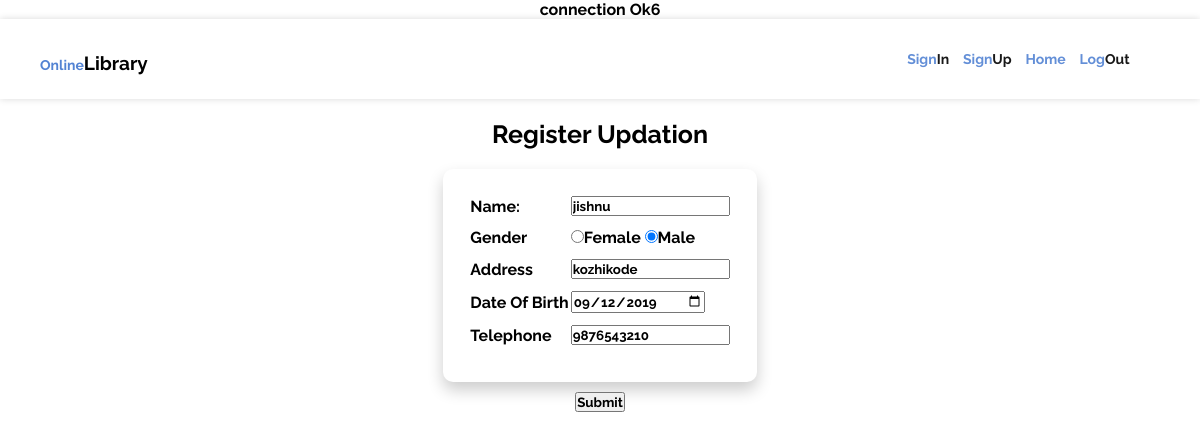
Page /student_update.php (signed in) on the committed database.
### tables this page shows
CREATE TABLE IF NOT EXISTS `student_details` (
  `id` int(11) NOT NULL AUTO_INCREMENT,
  `name` varchar(100) NOT NULL,
  `email` varchar(100) NOT NULL,
  `gender` varchar(10) NOT NULL,
  `address` varchar(100) NOT NULL,
  `password` varchar(100) NOT NULL,
  `telephone` bigint(20) NOT NULL,
  `dob` date NOT NULL,
  `status` varchar(100) NOT NULL DEFAULT 'Rejected',
  PRIMARY KEY (`id`),
  UNIQUE KEY `email` (`email`)
);

### student_update.php (the view, shortened to what this page needs)
<!DOCTYPE html>
<?php
require_once('connection.php');
  $id  = $_SESSION['id'];
echo $id;
  $sql = "SELECT * FROM student_details WHERE `id`='$id'";
  $res_t = mysqli_query($conn,$sql);
  $row = mysqli_fetch_array($res_t,MYSQLI_ASSOC);
  $rname =$row["name"];
  $rgender = $row['gender'];
  $raddress = $row['address'];
  $rdob = $row['dob'];
  $rtel = $row['telephone'];
  ?>
<html lang="en" dir="ltr">
  <head>
    <link rel="stylesheet" type="text/css" href="signup_style.css">
  </head>
  <body>
    <?php include 'header.php';?>
    <form name="f1" method="POST" action="" enctype="multipart/form-data">
      <h1 style="color:black; padding-bottom: 20px;
      padding-top: 20px;  font-size: 25px;   color: black; ">Register Updation</h1>
    <table>
        <tr>
          <td><label for="name">Name:</label></td>
          <td><input type="text" name="name" value="<?php echo $rname ?>" style="color:black" placeholder="name" required ></td>
        </tr>
        <tr>
          <td><label for="gender">Gender</label></td>
          <td><input type="radio" name="gender" value="female" <?php echo ($rgender=='female')?'checked':'' ?> >Female
          <input type="radio" name="gender" value="male" <?php echo ($rgender=='male')?'checked':'' ?>>Male</td>
        </tr>
        <tr>
          <td>Address</td>
          <td><input type="text" name="address" value="<?php echo $raddress ?>" rows="5" cols="40" placeholder="<?php echo $raddress ?>" style="color:black" placeholder="Address" required ></td>
        </tr>
        <tr>
          <td><label for="date">Date Of Birth</label></td>
          <td> <input type="date" name="date" value="<?php echo $rdob ?>" value="" style="color:black"  required></td>
        </tr>
        <tr>
          <td><label for="telephone">Telephone</label></td>
          <td> <input type="text" name="telephone" value="<?php echo $rtel ?>" value="" style="color:black"  required></td>
        </tr>
        </table>
        <div class="button">
          <input name="login" type="submit" style="color:black" >
        </div>
      </form>
  </body>
</html>

### signup_style.css (style rules this page uses)
* { padding: 0; margin: 0; font-family: 'Raleway', sans-serif; text-decoration: none; font-weight: bold; }
body { text-align: center; background-color: #ffffff; color: black; }
label { color: black; }
table { margin-left: auto; margin-right: auto; text-align: left; background-color: #ffffff; padding: 25px; border-radius: 10px; box-shadow: 0px 8px 16px 0px rgba(0,0,0,0.2); }
td { padding-bottom: 10px; color: black; }
input[type="submit"] { color: black; font-weight: bold; }
.button { padding-top: 10px; padding-bottom: 40px; }

### headerstyle.css (style rules this page uses)
* { padding: 0; margin: 0; font-family: 'Raleway', sans-serif; color: white; }
body { margin:0; padding:0; }

### rows in the picture
student_details: name "jishnu", gender "☑", address "kozhikode", date "09/12/2019", telephone "9876543210"

### other values in the picture
$id "6"
